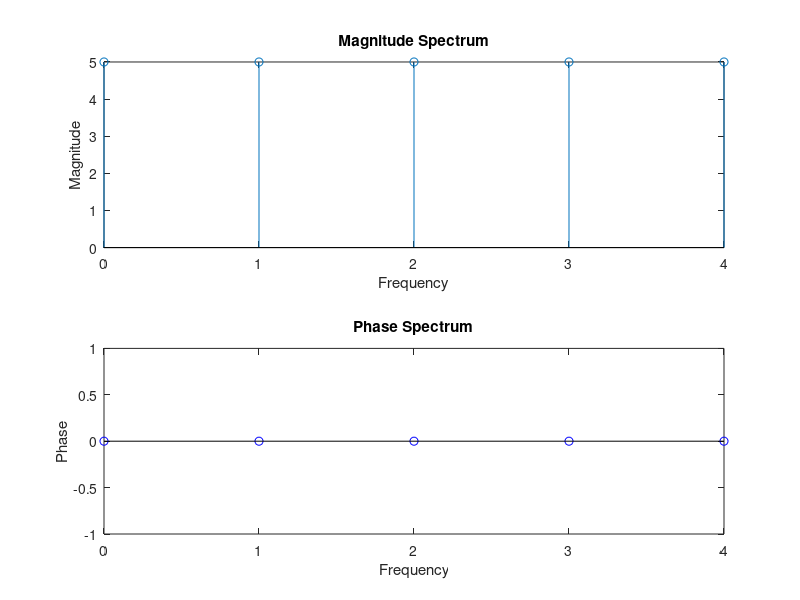

Recreate this plot in MATLAB.
% DFT
clc;
clear;
close all;
x = input("Enter the Sequence");
N = input("Enter the value for N point DFT");
L = length(x);
if N>=L
    x_new = [x, zeros(1,N-L)]; %zero padding
X = [zeros(1,N)]; %Creating N columns of 0 for initialising

for k = 0:N-1
    for n = 0:N-1
        X(k+1) = X(k+1) + x_new(n+1).*exp(-1i*2*pi*k*n/N); %Equation for DFT
    end
end
disp("DFT without inbuilt function:");
disp(round(X));
disp("DFT using FFT:");
y = fft(x_new, N);
disp(round(y));

mag = abs(X);
subplot(2,1,1);
stem(0:N-1, mag);
title('Magnitude Spectrum');
xlabel('Frequency');
ylabel('Magnitude');

phase = angle(X);
subplot(2,1,2);
stem(0:N-1,phase,'b');
title('Phase Spectrum');
xlabel('Frequency');
ylabel('Phase');

else 
    disp('DFT cannot be calculated');
end